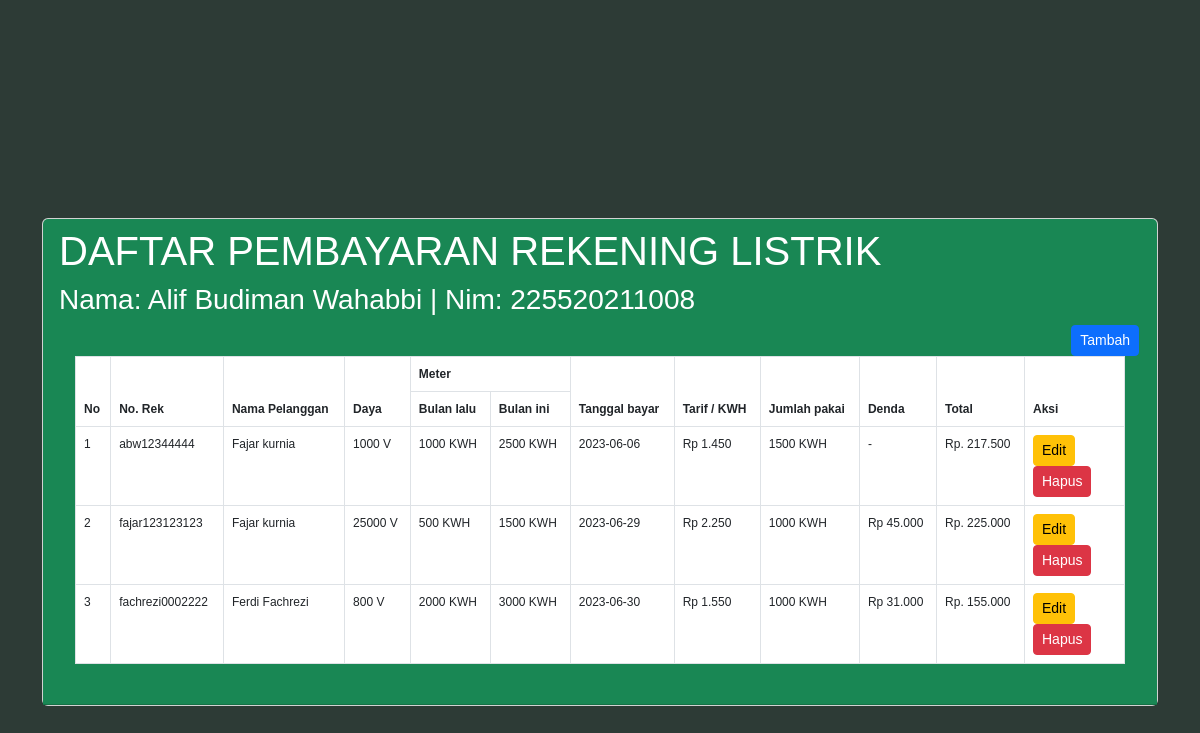
The page / on the database its author committed.
### tables this page shows
CREATE TABLE `listrik` (
  `id` int(100) DEFAULT NULL,
  `no_rek` char(100) DEFAULT NULL,
  `nama` char(200) DEFAULT NULL,
  `daya` int(100) DEFAULT NULL,
  `bulan_lalu` int(100) DEFAULT NULL,
  `bulan_ini` int(100) DEFAULT NULL,
  `tanggal_bayar` date DEFAULT NULL
);

### index.php (the view, shortened to what this page needs)
<!DOCTYPE html>
<html lang="en">
<head>
    <link href="https://cdn.jsdelivr.net/npm/bootstrap@5.3.0-alpha3/dist/css/bootstrap.min.css" rel="stylesheet">
    <link rel="stylesheet" type="text/css" href="assets/css/style.css">
</head>
<body class="body-main">
    <div class="container col-md-6 mt-4 main">
        <div class="card">
            <div class="card-header bg-success text-white" >
                <h1>DAFTAR PEMBAYARAN REKENING LISTRIK</h1>
                <h3>Nama: Alif Budiman Wahabbi | Nim: 225520211008</h3>
                <div class="container button_spacing">
                    <a href="tambah.php" class="btn btn-sm btn-primary float-end">Tambah</a>
                </div>
                <div class="card-body">
                    <table class="table table-bordered bg-white">
                    <thead>
                        <tr>
                            <th rowspan="2">No</th>
                            <th rowspan="2">No. Rek</th>
                            <th rowspan="2">Nama Pelanggan</th>
                            <th rowspan="2">Daya</th>
                            <th colspan="2">Meter</th>
                            <th rowspan="2">Tanggal bayar</th>
                            <th rowspan="2">Tarif / KWH</th>
                            <th rowspan="2">Jumlah pakai</th>
                            <th rowspan="2">Denda</th>
                            <th rowspan="2">Total</th>
                            <th rowspan="2">Aksi</th>
                        </tr>
                        <tr>
                            <th>Bulan lalu</th>
                            <th>Bulan ini</th>
                        </tr>
                    </thead>
                        <tbody>
                            <?php
                                include('koneksi.php');
                                $datas = mysqli_query($koneksi, "select * from listrik") or die(mysqli_error($koneksi));
                                $no = 1;
                                while($row = mysqli_fetch_assoc($datas)) {
                            ?>
                                <tr>
                                    <?php
                                    $tarif = 0;
                                    $jumlah_pakai = $row['bulan_ini'] - $row['bulan_lalu'];
                                    $dy = $row['daya'];
                                    if ($dy <= 900) {
                                        $tarif = 1550;
                                    } elseif ($dy > 900 && $dy <= 1300) {
                                        $tarif = 1450;
                                    } elseif ($dy > 1300 && $dy <= 2200) {
                                        $tarif = 1850;
                                    } elseif ($dy > 2200) {
                                        $tarif = 2250;
                                    }
                                    ?>
                                    <td><?= $no; ?></td>
                                    <td><?= $row['no_rek']; ?></td>
                                    <td><?= $row['nama']; ?></td>
                                    <td><?= $dy; ?> V</td>
                                    <td><?= $row['bulan_lalu']; ?> KWH</td>
                                    <td><?= $row['bulan_ini']; ?> KWH</td>
                                    <td><?= $row['tanggal_bayar']; ?></td>
                                    <td> Rp <?= number_format($tarif , 0, ',', '.'); ?> </td>
                                    <td> <?= $jumlah_pakai; ?> KWH</td>
                                    <td>
                                        <?php
                                        $date_obj = new DateTime($row['tanggal_bayar']);
                                        $d = $date_obj->format("d");
                                        if (intval($d) > 20) {
                                            echo "Rp ".number_format(($tarif * $jumlah_pakai) * 0.02, 0, ',', '.');
                                        } else {
                                            echo "-";
                                        }
                                        ?>
                                    </td>
                                    <td>Rp. <?= number_format(($tarif * $jumlah_pakai) * 0.1, 0, ',', '.'); ?></td>
                                    <td style="width: 100px;">
                                        <a href="edit.php?id=<?= $row['id']; ?>" class="btn btn-sm btn-warning">Edit </a>
                                        <a href="hapus.php?id=<?= $row['id']; ?>" class="btn btn-sm btn-danger" onclick="return confirm('anda yakin ingin hapus?');">Hapus </a>
                                    </td>
                                </tr>
                                <?php
                                $no++;
                                }
                            ?>
                        </tbody>
                    </table>
                </div>
            </div>
        </div>
    </div>
</body>
</html>

### assets/css/style.css (style rules this page uses)
.body-main { margin: 0; padding: 0; width: 100%; height: 100vh; display: flex; flex-direction: column; justify-content: center; align-items: center; background: #000; background-color:#2d3b36; background-size: cover; background-position: center; background-repeat: no-repeat; background-attachment: fixed; font-family: Arial, Helvetica, sans-serif; color: aliceblue; font-size: 12px; }
.main { background-color:#2d3b36; -webkit-background-size: cover; -moz-background-size: cover; -o-background-size: cover; background-size: cover; padding-top:100px; width: 100%; }
.button_spacing { margin-left: 10px; }

### rows shown on the page
listrik: no_rek "abw12344444", nama "Fajar kurnia", daya "1000", bulan_lalu "1000", bulan_ini "2500", tanggal_bayar "2023-06-06", daya "1.450", jumlah_pakai "1500", ($tarif * $jumlah_pakai) * 0.1 "217.500"
listrik: no_rek "fajar123123123", nama "Fajar kurnia", daya "25000", bulan_lalu "500", bulan_ini "1500", tanggal_bayar "2023-06-29", daya "2.250", jumlah_pakai "1000", ($tarif * $jumlah_pakai) * 0.02 "45.000", ($tarif * $jumlah_pakai) * 0.1 "225.000"
listrik: no_rek "fachrezi0002222", nama "Ferdi Fachrezi", daya "800", bulan_lalu "2000", bulan_ini "3000", tanggal_bayar "2023-06-30", daya "1.550", jumlah_pakai "1000", ($tarif * $jumlah_pakai) * 0.02 "31.000", ($tarif * $jumlah_pakai) * 0.1 "155.000"
